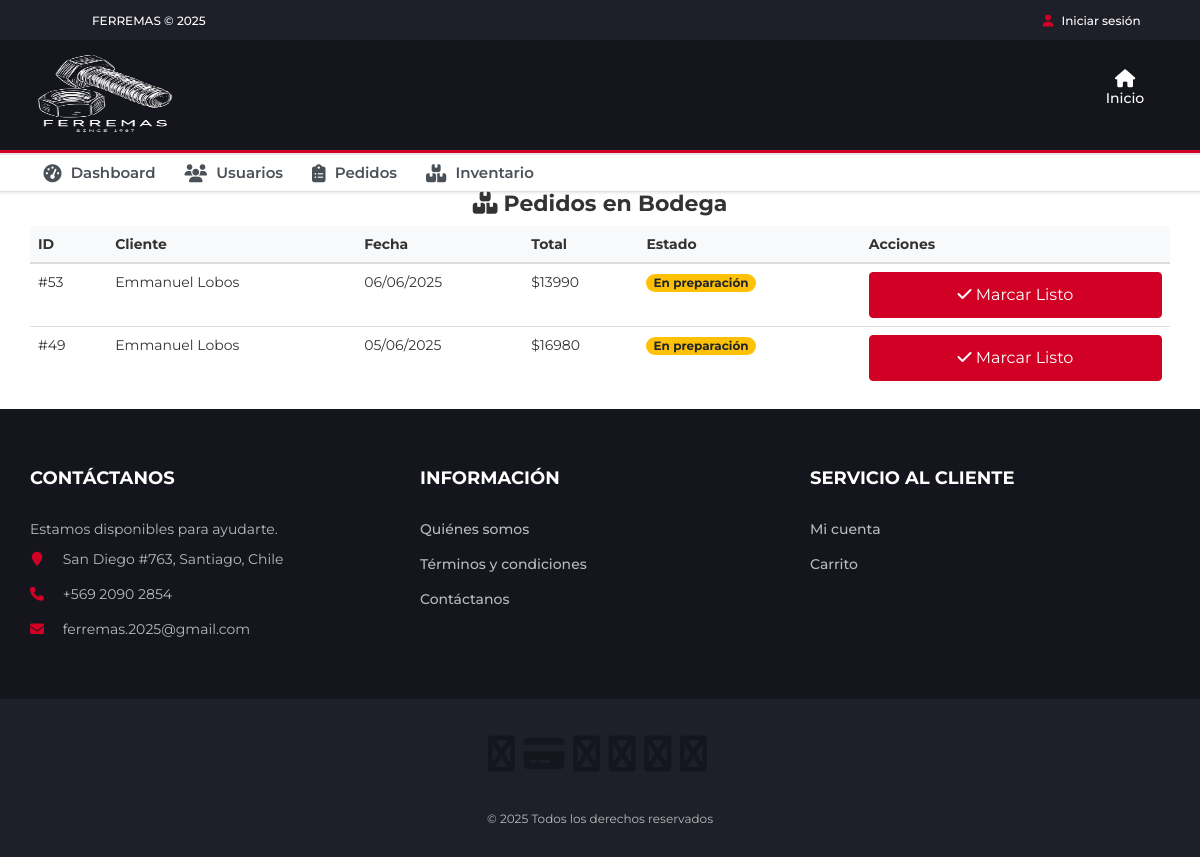
Page /bodeguero/ordenes/ (signed in) on the committed database.
### app/models.py (models this page shows, shortened)
class Pedido(models.Model):
    fecha = models.DateTimeField(auto_now_add=True)
    tipo_entrega = models.CharField(max_length=50)  # “Retiro en tienda” o “Despacho a domicilio”
    cliente = models.ForeignKey(Cliente, on_delete=models.CASCADE, related_name='pedidos')
    estado_pedido = models.ForeignKey(EstadoPedido, on_delete=models.PROTECT, related_name='pedidos')
    pago = models.ForeignKey(Pago, on_delete=models.PROTECT, related_name='pedidos')
    empleado = models.ForeignKey(Empleado, on_delete=models.PROTECT, related_name='pedidos')
    motivo_rechazo = models.TextField(blank=True, null=True)
    def get_total(self):
        return sum(detalle.precio_unidad * detalle.cantidad for detalle in self.detalles.all())
    def get_total_con_despacho(self):
        total = self.get_total()
        if self.tipo_entrega == 'Despacho a domicilio':
            total += 2990
        return total

class EstadoPedido(models.Model):
    desc_estado = models.CharField(max_length=50)  # Ej: 'Pagado', 'Aprobado Vendedor', 'En preparación', 'En camino', 'Entregado'

### app/views.py (the view)
# urls.py: path('bodeguero/ordenes/', views.ordenes_bodeguero, name='ordenes_bodeguero'),
def ordenes_bodeguero(request):
    estado_en_preparacion = get_object_or_404(EstadoPedido, desc_estado='En preparación')
    pedidos = Pedido.objects.filter(estado_pedido=estado_en_preparacion).order_by('-fecha')
    pedidos_data = []
    for pedido in pedidos:
        pedidos_data.append({
            'pedido': pedido,
            'cliente': f"{pedido.cliente.user.first_name} {pedido.cliente.user.last_name}",
            'total': pedido.get_total_con_despacho(),
            'fecha': pedido.fecha.strftime('%d/%m/%Y'),
            'estado': pedido.estado_pedido.desc_estado,
        })
    return render(request, 'app/bodeguero/ordenes_bodeguero.html', {
        'pedidos_data': pedidos_data
    })

### app/templates/app/bodeguero/ordenes_bodeguero.html (shortened to what this page needs)
{% extends 'app/base.html' %}
{% load static %}
{% block content %}
<link rel="stylesheet" href="https://cdnjs.cloudflare.com/ajax/libs/font-awesome/6.5.0/css/all.min.css">
<div class="container py-5">
  <div class="text-center mb-5">
    <h1 class="page-title"><i class="fas fa-boxes me-2"></i> Pedidos en Bodega</h1>
  </div>
  {% if pedidos_data %}
    <div class="table-responsive">
      <table class="table table-hover">
        <thead>
          <tr>
            <th>ID</th>
            <th>Cliente</th>
            <th>Fecha</th>
            <th>Total</th>
            <th>Estado</th>
            <th>Acciones</th>
          </tr>
        </thead>
        <tbody>
          {% for pedido in pedidos_data %}
          <tr>
            <td>#{{ pedido.pedido.id }}</td>
            <td>{{ pedido.cliente }}</td>
            <td>{{ pedido.fecha }}</td>
            <td>${{ pedido.total|floatformat:0 }}</td>
            <td>
              {% if pedido.estado == 'En preparación' %}
                <span class="badge badge-bg-warning">{{ pedido.estado }}</span>
              {% else %}
                <span class="badge badge-bg-success">{{ pedido.estado }}</span>
              {% endif %}
            </td>
            <td>
              {% if pedido.estado == 'En preparación' %}
                <form method="post" action="{% url 'preparar_pedido' pedido.pedido.id %}">
                  <button type="submit" class="btn btn-primary btn-sm">
                    <i class="fas fa-check me-1"></i> Marcar Listo
                  </button>
                </form>
              {% else %}
                <span class="text-muted">Esperando despacho</span>
              {% endif %}
            </td>
          </tr>
          {% endfor %}
        </tbody>
      </table>
    </div>
  {% else %}
    <div class="alert alert-info">No hay pedidos en bodega actualmente</div>
  {% endif %}
</div>
{% endblock %}

### app/static/app/css/style.css (style rules this page uses)
body { font-family: 'Montserrat', sans-serif; font-weight: 400; color: #333; }
h1, h2, h3, h4, h5, h6 { color: #2B2D42; font-weight: 700; margin: 0 0 10px; }
.btn-primary { background-color: #D10024; border-color: #D10024; padding: 10px 20px; font-size: 16px; width: 100%; border-radius: 4px; cursor: pointer; transition: background-color 0.3s ease; }

### app/templates/app/bodeguero/ordenes_bodeguero.html (style rules this page uses)
.page-title { font-size: 2.2rem; font-weight: 700; color: #333; }
.table thead { background-color: #f8f9fa; }
.table td, .table th { vertical-align: middle; }
.badge-bg-warning { background-color: #ffc107; color: #212529; }

### rows in the picture
Pedido: pedido.id "53", cliente "Emmanuel Lobos", fecha "06/06/2025", total "13990", estado "En preparación"
Pedido: pedido.id "49", cliente "Emmanuel Lobos", fecha "05/06/2025", total "16980", estado "En preparación"
